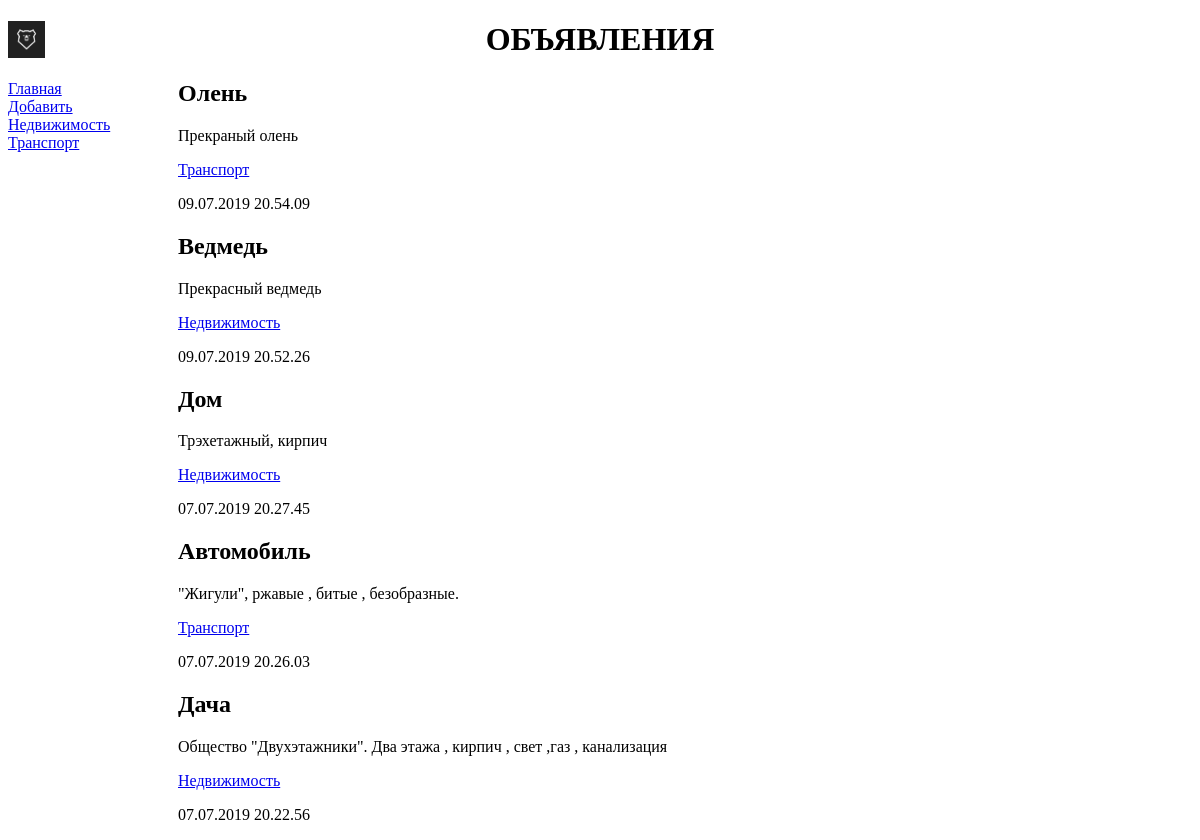
/bboard/, run on the app's committed database.
### bboard/models.py (models this page shows, shortened)
class Rubric(models.Model):
    name = models.CharField(max_length=20, db_index=True, verbose_name='Рубрика')
    class Meta:
        verbose_name_plural = 'Рубрики'
        verbose_name = 'Рубрика'
        ordering = ['name']

class Bb(models.Model):
    title = models.CharField(max_length=50, verbose_name='Товар')
    content = models.TextField(null=True, blank=True, verbose_name='Описание')
    price = models.FloatField(null=True, blank=True, verbose_name='Цена')
    published = models.DateTimeField(auto_now_add=True, db_index=True, verbose_name='Опубликовано')
    rubric  = models.ForeignKey('Rubric', null=True, on_delete=models.PROTECT, verbose_name='Рубрика')
    class Meta:
        verbose_name_plural = 'Объявления'
        verbose_name = 'Объявление'
        ordering = ['-published']

### bboard/views.py (the view)
# urls.py: path('', index, name='index'),
def index(request):
    bbs = Bb.objects.all()
    rubrics = Rubric.objects.all()
    context = {'bbs': bbs, 'rubrics': rubrics}
    return render(request, 'bboard/index.html', context)

### bboard/templates/bboard/index.html
{% extends 'layout/basic.html' %}
{% block content %}
{% for bb in bbs %}
<div class="b">
    <h2>{{ bb.title }}</h2>
    <p>{{ bb.content }}</p>
    <p><a href="url 'by_rubric' rubric.pk">
        {{ bb.rubric.name }}</a> </p>
    <p>{{ bb.published|date:"d.m.Y H.i.s" }}</p>
</div>
{% endfor %}
{% endblock %}

### bboard/templates/layout/basic.html (shortened to what this page needs)
{% load static %}
<!DOCTYPE html>
<html lang="en">
<head>
    <link rel="stylesheet" type="text/css"
          href="{% static 'bboard/style.css' %}">
<body>
    <header>
        <h1> Объявления</h1>
    </header>
    <nav>
        <a href="{% url 'index' %}">Главная</a>
        <a href="{% url 'add' %}">Добавить</a>
        {% for rubric in rubrics %}
        <a href="{% url 'by_rubric' rubric.pk %}">
         {{ rubric.name }}</a>
         {% endfor %}
    </nav>
    <section>
        {% block content %}
        {% endblock %}
    </section>
</body>
</html>

### bboard/static/bboard/style.css (style rules this page uses)
header h1 { front-size:40pt; text-transform: uppercase; text-align: center; background: url("bg.jpg") left / auto 100% no-repeat; }
nav { front-size: 16pt; width:150px; float:left; }
nav a { display: block; margin: 10px 0 px; }
section { margin-left: 170px; }

### data on the page
Rubric: name "Недвижимость"
Rubric: name "Транспорт"
Bb: title "Олень", content "Прекраный олень", rubric.name "Транспорт", published "09.07.2019 20.54.09"
Bb: title "Ведмедь", content "Прекрасный ведмедь", rubric.name "Недвижимость", published "09.07.2019 20.52.26"
Bb: title "Дом", content "Трэхетажный, кирпич", rubric.name "Недвижимость", published "07.07.2019 20.27.45"
Bb: title "Автомобиль", content "\"Жигули\", ржавые , битые , безобразные.", rubric.name "Транспорт", published "07.07.2019 20.26.03"
Bb: title "Дача", content "Общество \"Двухэтажники\". Два этажа , кирпич , свет ,газ , канализация", rubric.name "Недвижимость", published "07.07.2019 20.22.56"
